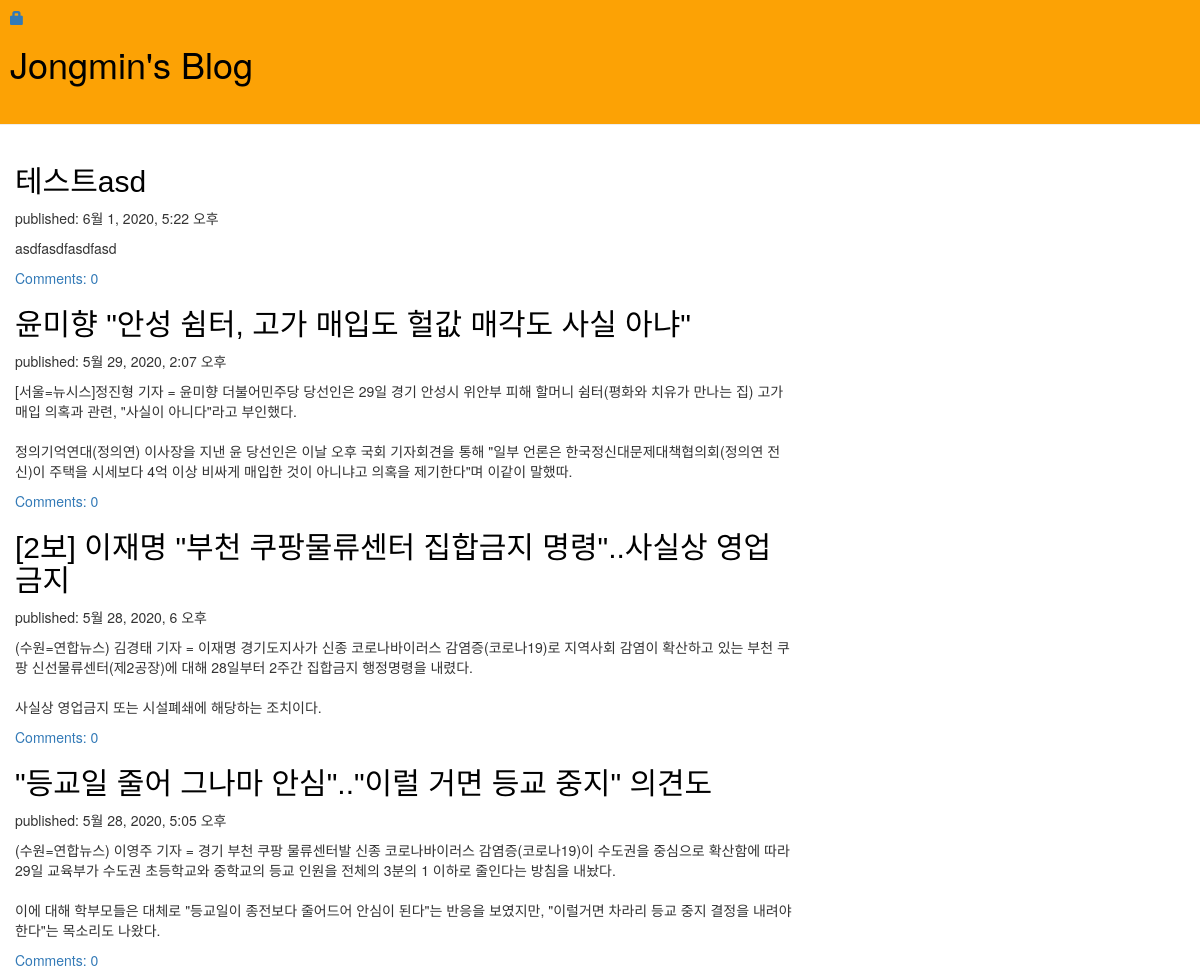
/, run on an earlier commit of the app's database.
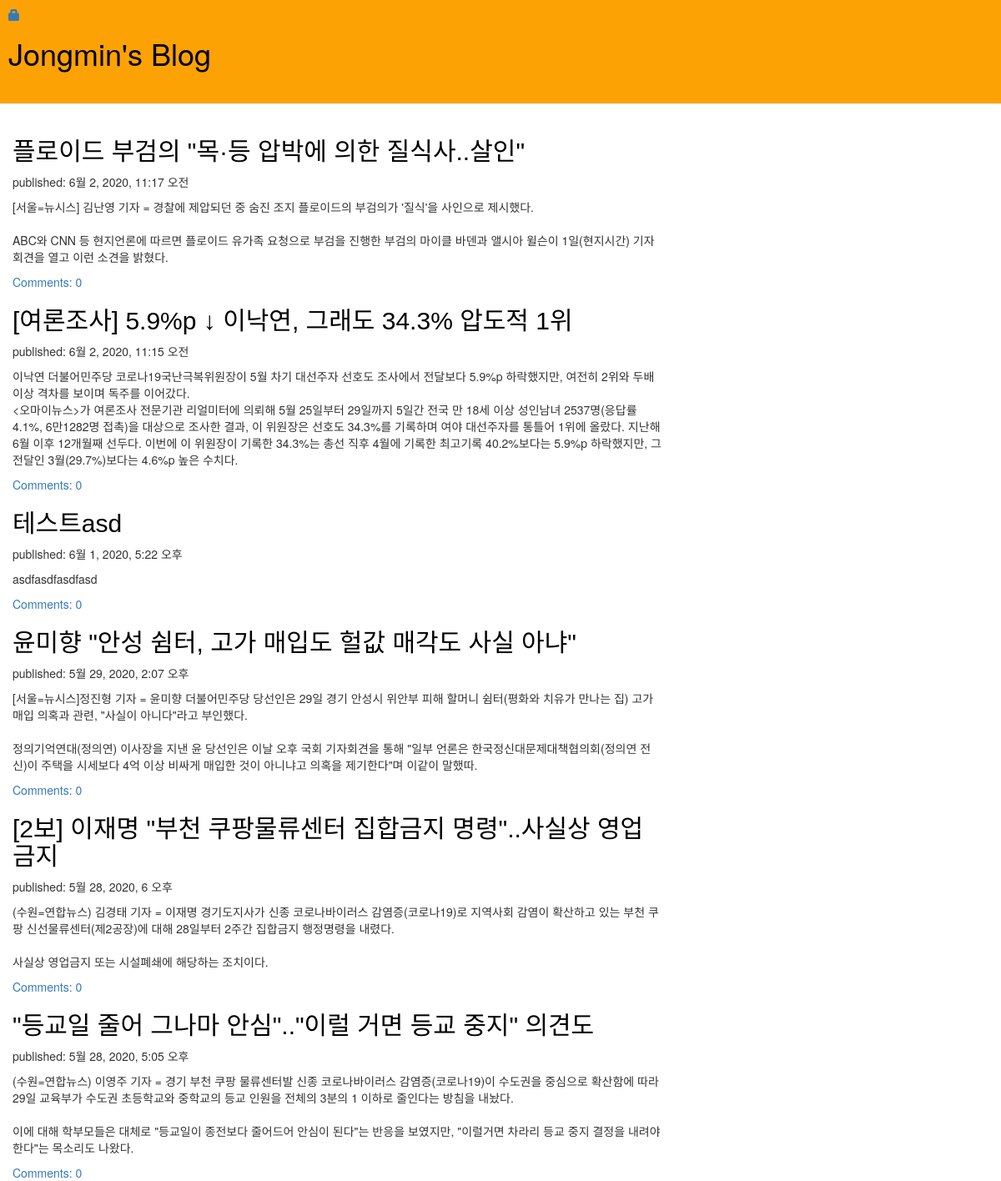
And on a later commit of the database.
### blog/models.py (models this page shows, shortened)
class Post(models.Model):
    author = models.ForeignKey(
        settings.AUTH_USER_MODEL, on_delete=models.CASCADE)
    title = models.CharField(max_length=200)
    text = models.TextField()
    created_date = models.DateTimeField(default=timezone.now)
    published_date = models.DateTimeField(blank=True, null=True)
    def approved_comment(self):
        return self.comments.filter(approved_comment=True)

### blog/views.py (the view)
# urls.py: path('', views.post_list, name='post_list'),
def post_list(request):
    posts = Post.objects.filter(
        published_date__lte=timezone.now()).order_by('-published_date')
    return render(request, 'blog/post_list.html', {'posts': posts})

### blog/templates/blog/post_list.html
{% extends 'blog/base.html' %} {% block content %} {% for post in posts %}
<div class="post">
  <h2><a href="{% url 'post_detail' pk=post.pk %}">{{ post.title }}</a></h2>
  <p class="date">published: {{ post.published_date }}</p>
  <p>{{ post.text|linebreaksbr }}</p>
  <a href="{% url 'post_detail' pk=post.pk %}"
    >Comments: {{ post.approved_comment.count }}</a
  >
</div>
{% endfor %} {% endblock %}

What changed in the data, as far as the page shows it:
added Post: title "플로이드 부검의 \"목·등 압박에 의한 질식사..살인\"", published_date "6월 2, 2020, 11:17 오전", text "[서울=뉴시스] 김난영 기자 = 경찰에 제압되던 중 숨진 조지 플로이드의 부검의가 '질식'을 사인으로 제시했다. ABC와 CNN 등 현지언론에 따르면 플로이드 유가족 요청으로 부검을 진행한 부검의 마이클 바덴과 앨시아 윌슨이 1일(현지시간) 기자회견을 열고 이런 소견을 밝혔다.", approved_comment.count "0"
added Post: title "[여론조사] 5.9%p ↓ 이낙연, 그래도 34.3% 압도적 1위", published_date "6월 2, 2020, 11:15 오전", text "이낙연 더불어민주당 코로나19국난극복위원장이 5월 차기 대선주자 선호도 조사에서 전달보다 5.9%p 하락했지만, 여전히 2위와 두배 이상 격차를 보이며 독주를 이어갔다. <오마이뉴스>가 여론조사 전문기관 리얼미터에 의뢰해 5월 25일부터 29일까지 5일간 전국 만 18세 이상 성인남녀 2537명(응답률 4.1%, 6만1282명 접촉)을 대상으로 조사한 결과, 이 위원장은 선호도 34.3%를 기록하며 여야 대선주자를 통틀어 1위에 올랐다. 지난해 6월 이후 12개월째 선두다. 이번에 이 위원장이 기록한 34.3%는 총선 직후 4월에 기록한 최고기록 40.2%보다는 5.9%p 하락했지만, 그 전달인 3월(29.7%)보다는 4.6%p 높은 수치다.", approved_comment.count "0"
